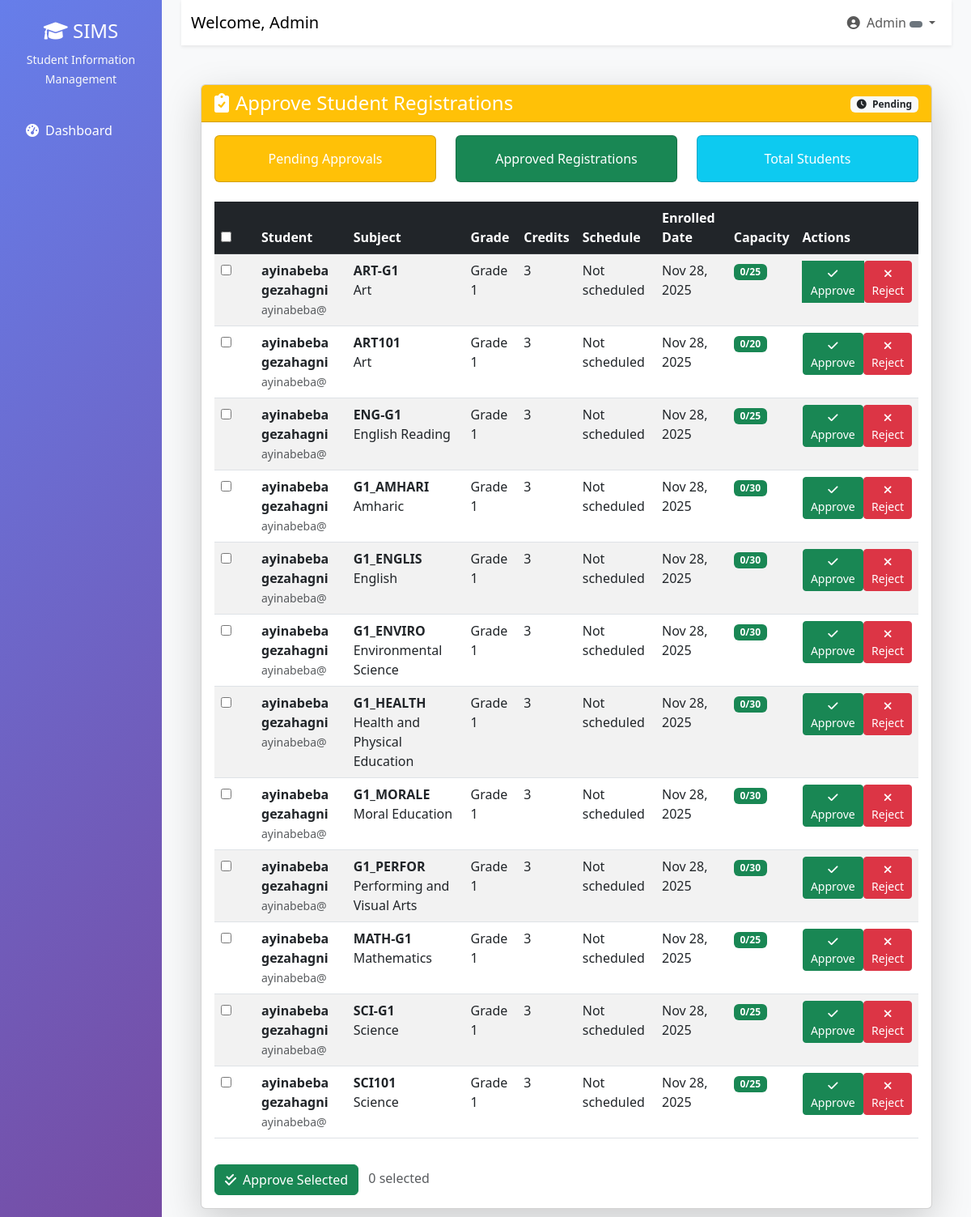
Page /registrar/approve-registrations/ (signed in) on the committed database.
### users/models.py (models this page shows, shortened)
class User(AbstractUser):
    ROLE_CHOICES = (
        ('admin', 'Administrator'),
        ('teacher', 'Teacher'),
        ('student', 'Student'),
        ('registrar', 'Registrar'),
        ('finance', 'Finance Officer'),
        ('parent', 'Parent'),
    )
    role = models.CharField(max_length=20, choices=ROLE_CHOICES)
    phone = models.CharField(max_length=15, blank=True)
    address = models.TextField(blank=True)
    date_of_birth = models.DateField(null=True, blank=True)
    profile_picture = models.ImageField(upload_to='profiles/', null=True, blank=True)
    is_approved = models.BooleanField(default=False)
    created_at = models.DateTimeField(auto_now_add=True)

### subjects/models.py (models this page shows, shortened)
class Enrollment(models.Model):
    SEMESTER_CHOICES = [
        ('first', 'First Semester'),
        ('second', 'Second Semester'),
    ]
    STATUS_CHOICES = [
        ('pending', 'Pending Approval'),
        ('approved', 'Approved'),
        ('waitlisted', 'Waitlisted'),
        ('active', 'Active'),
        ('completed', 'Completed'),
        ('dropped', 'Dropped'),
        ('rejected', 'Rejected'),
    ]
    student = models.ForeignKey(
        User,
        on_delete=models.CASCADE,
        related_name='subject_enrollments',
        limit_choices_to={'role': 'student'}
    )
    subject = models.ForeignKey(
        Subject,
        on_delete=models.CASCADE,
        related_name='enrollments'
    )
    enrolled_date = models.DateField(default=timezone.now)
    academic_year = models.CharField(
        max_length=9,
        help_text="Format: YYYY-YYYY (e.g., 2024-2025)"
    )
    semester = models.CharField(
        max_length=10,
        choices=SEMESTER_CHOICES,
        default='first'
    )
    status = models.CharField(
        max_length=20,
        choices=STATUS_CHOICES,
        default='active'
    )
    final_grade = models.CharField(max_length=5, blank=True)
    result = models.CharField(max_length=50, blank=True, null=True, help_text='Result or remark for this enrollment')
    is_auto_assigned = models.BooleanField(default=False)
    class Meta:
        unique_together = ['student', 'subject', 'academic_year', 'semester']
        ordering = ['-enrolled_date']

class Subject(models.Model):
    GRADE_LEVEL_CHOICES = [
        (1, 'Grade 1'),
        (2, 'Grade 2'),
        (3, 'Grade 3'),
        (4, 'Grade 4'),
        (5, 'Grade 5'),
        (6, 'Grade 6'),
        (7, 'Grade 7'),
        (8, 'Grade 8'),
    ]
    SUBJECT_TYPES = [
        ('core', 'Core'),
        ('elective', 'Elective'),
        ('lab', 'Laboratory'),
    ]
    name = models.CharField(max_length=200)
    code = models.CharField(max_length=20, unique=True)
    description = models.TextField(blank=True)
    credit_hours = models.PositiveIntegerField(default=3, help_text="Credit hours for this subject")
    subject_type = models.CharField(max_length=20, choices=SUBJECT_TYPES, default='core')
    grade_level = models.IntegerField(
        choices=GRADE_LEVEL_CHOICES,
        help_text="Select the grade level for this subject"
    )
    day_of_week = models.CharField(max_length=3, choices=Teacher.DAYS_OF_WEEK, blank=True)
    start_time = models.TimeField(null=True, blank=True)
    end_time = models.TimeField(null=True, blank=True)
    room = models.CharField(max_length=50, blank=True)
    sessions_per_week = models.PositiveSmallIntegerField(default=3, help_text='Number of sessions per week')
    instructor = models.ForeignKey(
        Teacher,
        on_delete=models.SET_NULL,
        null=True,
        blank=True,
        related_name='subjects'
    )
    assigned_by_registrar = models.BooleanField(default=False)
    max_capacity = models.IntegerField(default=30)
    is_active = models.BooleanField(default=True)
    created_at = models.DateTimeField(auto_now_add=True)
    updated_at = models.DateTimeField(auto_now=True)
    @property
    def schedule_display(self):
        if self.day_of_week and self.start_time and self.end_time:
            day_name = dict(Teacher.DAYS_OF_WEEK).get(self.day_of_week, self.day_of_week)
            return f"{day_name} {self.start_time.strftime('%H:%M')} - {self.end_time.strftime('%H:%M')}"
        return "Not scheduled"
    def current_enrollment_count(self, academic_year, semester):
        return self.enrollments.filter(
            academic_year=academic_year,
            semester=semester,
            status='active'
        ).count()
    class Meta:
        ordering = ['grade_level', 'code']

### users/decorators.py (the view)
        def wrapper(request, *args, **kwargs):
            if request.user.is_authenticated:
                if request.user.role in allowed_roles or request.user.is_superuser:
                    return view_func(request, *args, **kwargs)
            messages.error(request, "You don't have permission to access this page.")
            return redirect('dashboard')

### registrar/views.py (called while the page is built, shortened)
@registrar_required
def approve_registrations(request):
    pending_enrollments = list(Enrollment.objects.filter(status='pending').select_related('student', 'subject'))
    waitlisted_enrollments = list(Enrollment.objects.filter(status='waitlisted').select_related('student', 'subject'))
    for enrollment in pending_enrollments + waitlisted_enrollments:
        try:
            enrollment.current_count = enrollment.subject.current_enrollment_count(enrollment.academic_year, enrollment.semester)
        except Exception:
            enrollment.current_count = 0
    context = {
        'pending_enrollments': pending_enrollments,
        'waitlisted_enrollments': waitlisted_enrollments,
    }
    return render(request, 'registrar/approve_registrations.html', context)

### templates/registrar/approve_registrations.html (shortened to what this page needs)
{% extends 'base.html' %}
{% load static %}
{% block content %}
<div class="container-fluid py-4">
    <div class="row">
        <div class="col-12">
            <div class="card shadow-lg">
                <div class="card-header bg-warning text-white d-flex justify-content-between align-items-center">
                    <h4 class="card-title mb-0">
                        <i class="fas fa-clipboard-check me-2"></i>Approve Student Registrations
                    </h4>
                    <div>
                        <span class="badge bg-light text-dark">
                            <i class="fas fa-clock me-1"></i>
                            {{ stats.pending }} Pending
                        </span>
                    </div>
                </div>
                <div class="card-body">
                    <div class="row mb-4">
                        <div class="col-md-4">
                            <div class="card bg-warning text-white">
                                <div class="card-body text-center">
                                    <p class="mb-0">Pending Approvals</p>
                                </div>
                            </div>
                        </div>
                        <div class="col-md-4">
                            <div class="card bg-success text-white">
                                <div class="card-body text-center">
                                    <p class="mb-0">Approved Registrations</p>
                                </div>
                            </div>
                        </div>
                        <div class="col-md-4">
                            <div class="card bg-info text-white">
                                <div class="card-body text-center">
                                    <p class="mb-0">Total Students</p>
                                </div>
                            </div>
                        </div>
                    </div>
                    {% if pending_enrollments %}
                    <form method="POST" action="{% url 'bulk_approve_registrations' %}" id="bulk-approve-form">
                        <div class="table-responsive">
                            <table class="table table-striped table-hover">
                                <thead class="table-dark">
                                    <tr>
                                        <th width="50px">
                                            <input type="checkbox" id="select-all">
                                        </th>
                                        <th>Student</th>
                                        <th>Subject</th>
                                        <th>Grade</th>
                                        <th>Credits</th>
                                        <th>Schedule</th>
                                        <th>Enrolled Date</th>
                                        <th>Capacity</th>
                                        <th>Actions</th>
                                    </tr>
                                </thead>
                                <tbody>
                                    {% for enrollment in pending_enrollments %}
                                    <tr>
                                        <td>
                                            <input type="checkbox" name="enrollment_ids" value="{{ enrollment.id }}" class="enrollment-checkbox">
                                        </td>
                                        <td>
                                            <strong>{{ enrollment.student.get_full_name|default:enrollment.student.username }}</strong>
                                            <br><small class="text-muted">{{ enrollment.student.username }}</small>
                                        </td>
                                        <td>
                                            <strong>{{ enrollment.subject.code }}</strong>
                                            <br>{{ enrollment.subject.name }}
                                        </td>
                                        <td>Grade {{ enrollment.subject.grade_level }}</td>
                                        <td>{{ enrollment.subject.credit_hours }}</td>
                                        <td>{{ enrollment.subject.schedule_display }}</td>
                                        <td>{{ enrollment.enrolled_date|date:"M d, Y" }}</td>
                                        <td>
                                            <span class="badge {% if enrollment.current_count < enrollment.subject.max_capacity %}bg-success{% else %}bg-danger{% endif %}">
                                                {{ enrollment.current_count }}/{{ enrollment.subject.max_capacity }}
                                            </span>
                                        </td>
                                        <td>
                                            <div class="btn-group btn-group-sm">
                                                <form method="POST" action="{% url 'approve_single_registration' enrollment.id %}" class="d-inline">
                                                    <button type="submit" class="btn btn-success btn-sm"
                                                            {% if enrollment.current_count >= enrollment.subject.max_capacity %}disabled{% endif %}>
                                                        <i class="fas fa-check"></i> Approve
                                                    </button>
                                                </form>
                                                <form method="POST" action="{% url 'reject_single_registration' enrollment.id %}" class="d-inline">
                                                    <button type="submit" class="btn btn-danger btn-sm" onclick="return confirm('Reject this registration?')">
                                                        <i class="fas fa-times"></i> Reject
                                                    </button>
                                                </form>
                                            </div>
                                        </td>
                                    </tr>
                                    {% endfor %}
                                </tbody>
                            </table>
                        </div>
                        <div class="mt-3">
                            <button type="submit" class="btn btn-success">
                                <i class="fas fa-check-double me-2"></i>Approve Selected
                            </button>
                            <span class="ms-2 text-muted">
                                <span id="selected-count">0</span> selected
                            </span>
                        </div>
                    </form>
                    {% else %}
                    <div class="text-center py-5">
                        <i class="fas fa-check-circle fa-3x text-success mb-3"></i>
                        <h4 class="text-success">No Pending Approvals</h4>
                        <p class="text-muted">All registration requests have been processed.</p>
                    </div>
                    {% endif %}
                </div>
            </div>
        </div>
    </div>
</div>
{% endblock %}

### templates/base.html (shortened to what this page needs)
<!DOCTYPE html>
<html lang="en">
  <head>
    <link
      href="https://cdn.jsdelivr.net/npm/bootstrap@5.3.0/dist/css/bootstrap.min.css"
      rel="stylesheet"
    />
    <link
      href="https://cdnjs.cloudflare.com/ajax/libs/font-awesome/6.0.0/css/all.min.css"
      rel="stylesheet"
    />
  </head>
  <body>
    {% if user.is_authenticated %}
    <div class="container-fluid">
      <div class="row">
        <nav class="col-md-3 col-lg-2 d-md-block sidebar">
          <div class="position-sticky pt-4">
            <div class="text-center mb-4">
              <h4 class="text-white">
                <i class="fas fa-graduation-cap"></i> SIMS
              </h4>
              <small class="text-light">Student Information Management</small>
            </div>
            <ul class="nav flex-column">
              <li class="nav-item">
                <a
                  class="nav-link {% if request.resolver_match.url_name == 'dashboard' %}active{% endif %}"
                  href="{% url 'dashboard' %}"
                >
                  <i class="fas fa-tachometer-alt me-2"></i>Dashboard
                </a>
              </li>
            </ul>
          </div>
        </nav>
        <main class="col-md-9 ms-sm-auto col-lg-10 px-md-4 main-content">
          <nav
            class="navbar navbar-expand-lg navbar-light bg-white shadow-sm mb-4"
          >
            <div class="container-fluid">
              <span class="navbar-brand"
                >Welcome, {{ user.get_full_name|default:user.username }}</span
              >
              <div class="navbar-nav ms-auto">
                <div class="nav-item dropdown">
                  <a
                    class="nav-link dropdown-toggle"
                    href="#"
                    id="navbarDropdown"
                    role="button"
                    data-bs-toggle="dropdown"
                  >
                    <i class="fas fa-user-circle me-1"></i> {{ user.username }}
                    <span
                      class="badge bg-{% if user.role == 'admin' %}danger{% elif user.role == 'teacher' %}info{% elif user.role == 'student' %}success{% elif user.role == 'parent' %}warning{% else %}secondary{% endif %}"
                    >
                    </span>
                  </a>
                </div>
              </div>
            </div>
          </nav>
          <div class="container-fluid">{% block content %}{% endblock %}</div>
        </main>
      </div>
    </div>
    {% else %} {% block auth_content %}{% endblock %} {% endif %}
  </body>
</html>

### templates/base.html (style rules this page uses)
.sidebar { min-height: 100vh; background: linear-gradient(135deg, #667eea 0%, #764ba2 100%); }
.sidebar .nav-link { color: #fff; padding: 12px 20px; margin: 4px 0; border-radius: 8px; transition: all 0.3s; }
.main-content { background-color: #f8f9fa; min-height: 100vh; }

### rows in the picture
User: get_full_name "Admin", username "Admin"
Enrollment: student.get_full_name "ayinabeba gezahagni", student.username "ayinabeba@", subject.code "ART-G1", subject.name "Art", subject.grade_level "1", subject.credit_hours "3", subject.schedule_display "Not scheduled", enrolled_date "Nov 28, 2025", current_count "0", subject.max_capacity "25"
Enrollment: student.get_full_name "ayinabeba gezahagni", student.username "ayinabeba@", subject.code "ART101", subject.name "Art", subject.grade_level "1", subject.credit_hours "3", subject.schedule_display "Not scheduled", enrolled_date "Nov 28, 2025", current_count "0", subject.max_capacity "20"
Enrollment: student.get_full_name "ayinabeba gezahagni", student.username "ayinabeba@", subject.code "ENG-G1", subject.name "English Reading", subject.grade_level "1", subject.credit_hours "3", subject.schedule_display "Not scheduled", enrolled_date "Nov 28, 2025", current_count "0", subject.max_capacity "25"
Enrollment: student.get_full_name "ayinabeba gezahagni", student.username "ayinabeba@", subject.code "G1_AMHARI", subject.name "Amharic", subject.grade_level "1", subject.credit_hours "3", subject.schedule_display "Not scheduled", enrolled_date "Nov 28, 2025", current_count "0", subject.max_capacity "30"
Enrollment: student.get_full_name "ayinabeba gezahagni", student.username "ayinabeba@", subject.code "G1_ENGLIS", subject.name "English", subject.grade_level "1", subject.credit_hours "3", subject.schedule_display "Not scheduled", enrolled_date "Nov 28, 2025", current_count "0", subject.max_capacity "30"
Enrollment: student.get_full_name "ayinabeba gezahagni", student.username "ayinabeba@", subject.code "G1_ENVIRO", subject.name "Environmental Science", subject.grade_level "1", subject.credit_hours "3", subject.schedule_display "Not scheduled", enrolled_date "Nov 28, 2025", current_count "0", subject.max_capacity "30"
Enrollment: student.get_full_name "ayinabeba gezahagni", student.username "ayinabeba@", subject.code "G1_HEALTH", subject.name "Health and Physical Education", subject.grade_level "1", subject.credit_hours "3", subject.schedule_display "Not scheduled", enrolled_date "Nov 28, 2025", current_count "0", subject.max_capacity "30"
Enrollment: student.get_full_name "ayinabeba gezahagni", student.username "ayinabeba@", subject.code "G1_MORALE", subject.name "Moral Education", subject.grade_level "1", subject.credit_hours "3", subject.schedule_display "Not scheduled", enrolled_date "Nov 28, 2025", current_count "0", subject.max_capacity "30"
Enrollment: student.get_full_name "ayinabeba gezahagni", student.username "ayinabeba@", subject.code "G1_PERFOR", subject.name "Performing and Visual Arts", subject.grade_level "1", subject.credit_hours "3", subject.schedule_display "Not scheduled", enrolled_date "Nov 28, 2025", current_count "0", subject.max_capacity "30"
Enrollment: student.get_full_name "ayinabeba gezahagni", student.username "ayinabeba@", subject.code "MATH-G1", subject.name "Mathematics", subject.grade_level "1", subject.credit_hours "3", subject.schedule_display "Not scheduled", enrolled_date "Nov 28, 2025", current_count "0", subject.max_capacity "25"
Enrollment: student.get_full_name "ayinabeba gezahagni", student.username "ayinabeba@", subject.code "SCI-G1", subject.name "Science", subject.grade_level "1", subject.credit_hours "3", subject.schedule_display "Not scheduled", enrolled_date "Nov 28, 2025", current_count "0", subject.max_capacity "25"
Enrollment: student.get_full_name "ayinabeba gezahagni", student.username "ayinabeba@", subject.code "SCI101", subject.name "Science", subject.grade_level "1", subject.credit_hours "3", subject.schedule_display "Not scheduled", enrolled_date "Nov 28, 2025", current_count "0", subject.max_capacity "25"
